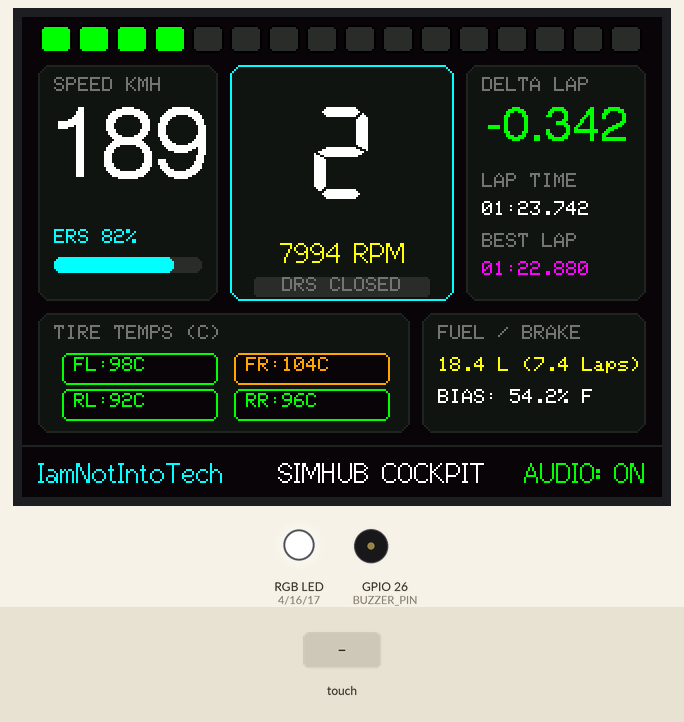
This program was run on a simulated ESP32. Shown: 320×240 colour display, an RGB LED mixed from three pins (HIGH = lit), buzzer (waves = sounding). The inputs (shaded band) are chosen by the test bench. Random numbers use the default seed unless the program sets one.

Above: at 2.5 s.
2.6 s: touch panel pressed at 13 % / 10 % of its raw x / y range
At 2.85 s:
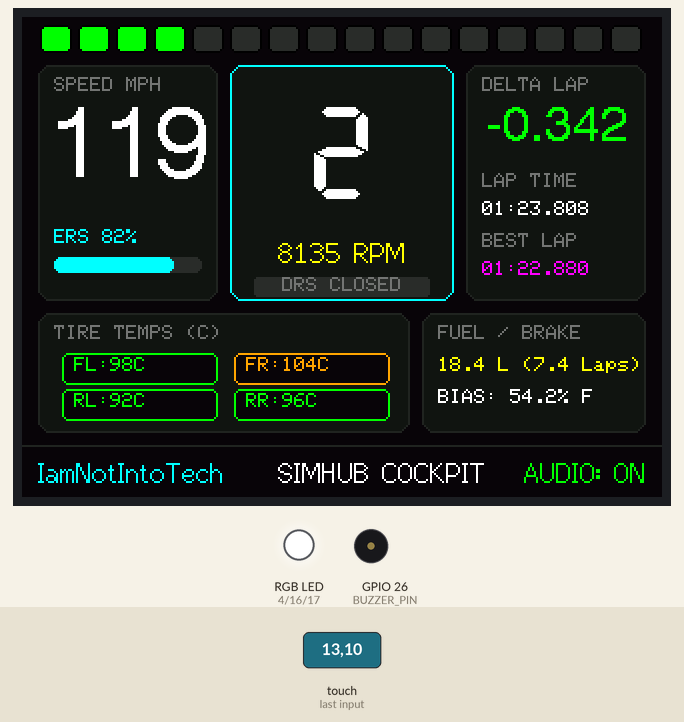
5.2 s: touch panel pressed at 13 % / 90 % of its raw x / y range
At 5.48 s:
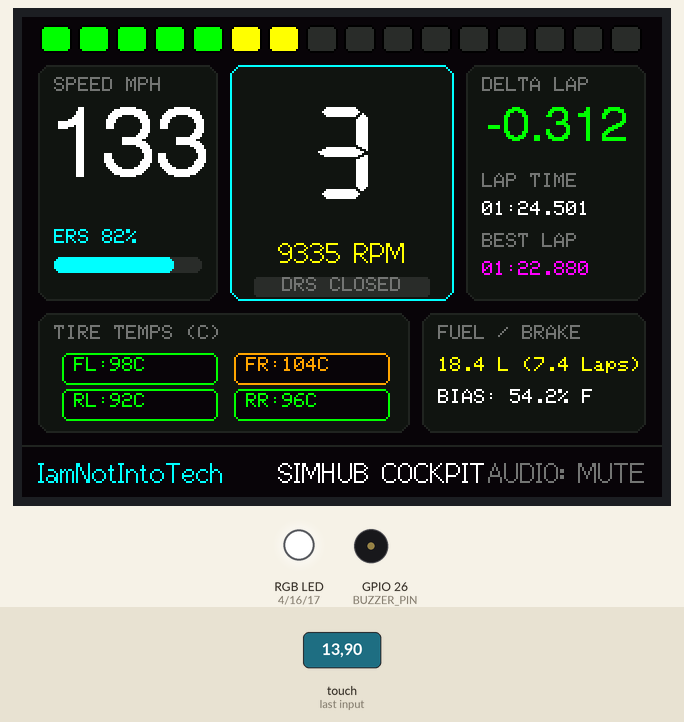
7.8 s: touch panel pressed at 38 % / 90 % of its raw x / y range
At 8.91 s:
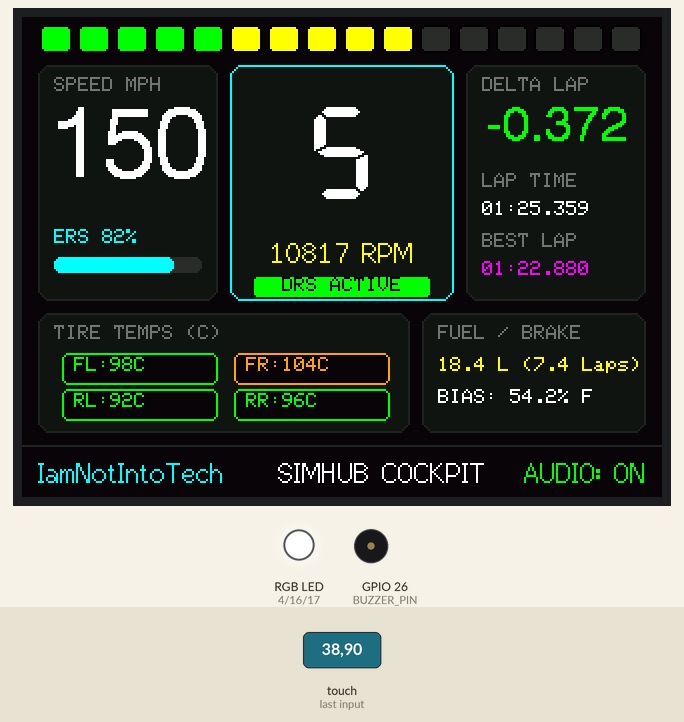
10.8 s: touch panel pressed at 38 % / 10 % of its raw x / y range
At 11.3 s:
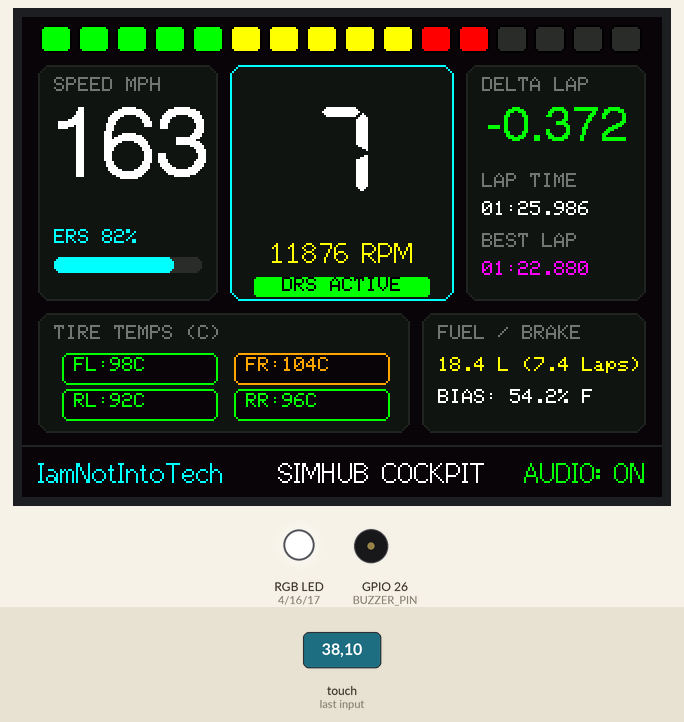
13.8 s: touch panel pressed at 62 % / 10 % of its raw x / y range
At 14.3 s:
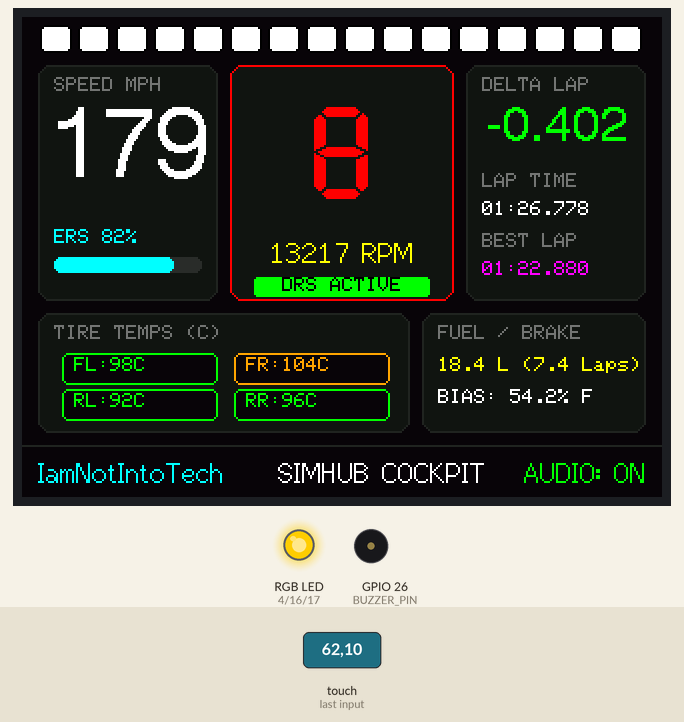
16.8 s: touch panel pressed at 38 % / 30 % of its raw x / y range
At 17.3 s:
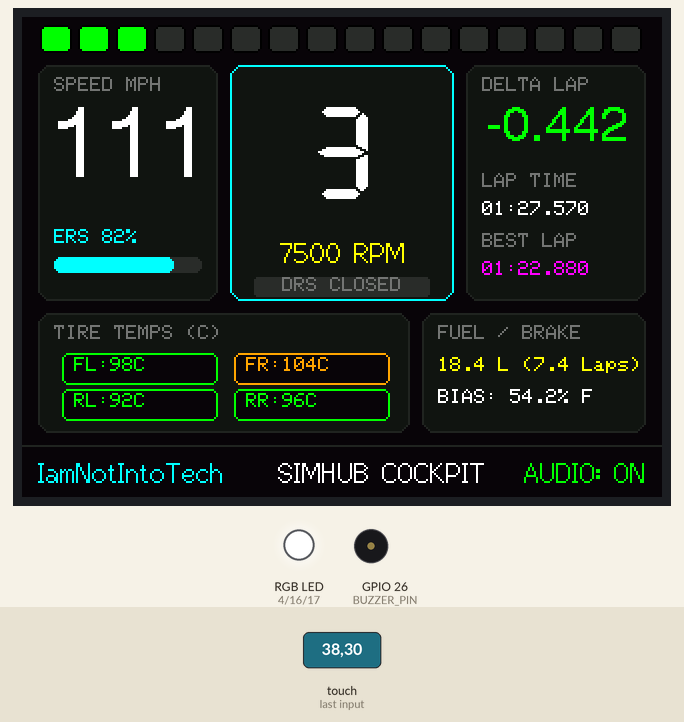
Timing chart, 0 to 19.3 s (numbered marks = the images above; inputs shaded):
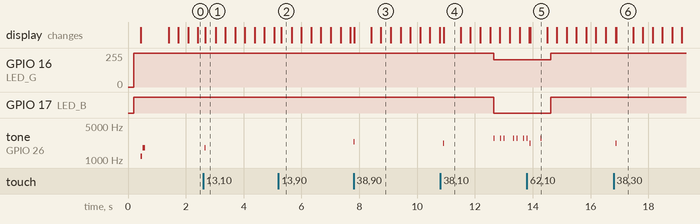

Measured:
- after the input at 2.6 s, tone on GPIO 26 (BUZZER_PIN): silent → 1800 Hz after 0.06 s, → silent 0.01 s later
- after the input at 7.8 s, tone on GPIO 26 (BUZZER_PIN): silent → 2400 Hz at once, → silent 0.02 s later
- after the input at 16.8 s, tone on GPIO 26 (BUZZER_PIN): silent → 2200 Hz after 0.07 s, → silent 0.03 s later
- what the display in image 4 shows lasts 0.6 s, from 10.9 s to 11.5 s

The program:

main.cpp
```cpp
// =========================================================================
//  Project 60 — CYD SimHub Racing Cockpit Telemetry HUD
//  Cheap Yellow Display (ESP32-2432S028R)
//
//  📺 Tutorial:  https://youtube.com/@IamNotIntoTech
//  🖨️ Enclosure: https://youtube.com/@Makerrdesigns
//
//  Branding: IamNotIntoTech
// =========================================================================

#include <Arduino.h>
#include <TFT_eSPI.h>
#include <XPT2046_Touchscreen.h>
#include <SPI.h>
#include <ArduinoJson.h>

// =========================================================================
//  HARDWARE PINS & CALIBRATION (CYD 2.8" ESP32-2432S028R)
// =========================================================================
#define TOUCH_CS   33
#define TOUCH_CLK  25
#define TOUCH_MISO 39
#define TOUCH_MOSI 32
#define TOUCH_IRQ  36

#define LED_R      4
#define LED_G      16
#define LED_B      17

#define BUZZER_PIN 26
#define LDR_PIN    34

#define TS_MIN_X 240
#define TS_MAX_X 3800
#define TS_MIN_Y 240
#define TS_MAX_Y 3800

// 16-bit 565 Colors
#define C_BLACK       0x0000
#define C_WHITE       0xFFFF
#define C_BG          0x0821  // Deep obsidian slate
#define C_CARD        0x10A2  // Carbon card background
#define C_CARD_BORDER 0x2124
#define C_GRAY        0x73AE
#define C_DARKGRAY    0x2965
#define C_GREEN       0x07E0  // Shift Green
#define C_YELLOW      0xFFE0  // Shift Yellow
#define C_RED         0xF800  // Shift Red
#define C_BLUE        0x03FF  // Redline Strobe Blue
#define C_CYAN        0x07FF
#define C_MAGENTA     0xF81F
#define C_ORANGE      0xFD20

TFT_eSPI tft = TFT_eSPI();
SPIClass touchSPI(HSPI);
XPT2046_Touchscreen touch(TOUCH_CS, TOUCH_IRQ);

// =========================================================================
//  TELEMETRY & VEHICLE STATE
// =========================================================================
int currentGear = 6;       // 0: N, -1: R, 1..8
int currentRpm = 11450;
const int MAX_RPM = 13500;
const int REDLINE_RPM = 12600;
int currentSpeed = 248;    // KM/H
bool useMph = false;
bool shiftToneEnabled = true;

// Lap Timings
float deltaSeconds = -0.342; // Negative = faster (green), positive = slower (red)
int lapMinutes = 1;
int lapSeconds = 23;
int lapMillis = 412;
int bestLapMinutes = 1;
int bestLapSeconds = 22;
int bestLapMillis = 880;

// Tires & Vehicle
int tireTempFL = 98;
int tireTempFR = 104;
int tireTempRL = 92;
int tireTempRR = 96;
float fuelLiters = 18.4;
int ersBatteryPct = 82;
bool drsAvailable = true;
bool drsActive = true;

// Simulation loop variables
float simPhase = 0;
unsigned long lastFrameTime = 0;

// =========================================================================
//  SOUND & LED OUTPUT
// =========================================================================
void playBeep(int freq = 2000, int ms = 15) {
    if (!shiftToneEnabled) return;
    tone(BUZZER_PIN, freq, ms);
}

void setRGB(uint8_t r, uint8_t g, uint8_t b) {
    analogWrite(LED_R, 255 - r);
    analogWrite(LED_G, 255 - g);
    analogWrite(LED_B, 255 - b);
}

// =========================================================================
//  SHIFT LIGHT BAR (16 LED SEGMENTS ACROSS TOP)
// =========================================================================
void drawShiftLightBar() {
    int totalLeds = 16;
    int ledW = 16;
    int ledH = 14;
    int spacing = 3;
    int startX = (320 - (totalLeds * (ledW + spacing) - spacing)) / 2;
    int startY = 4;

    int activeLeds = map(currentRpm, 6000, MAX_RPM, 0, totalLeds);
    activeLeds = constrain(activeLeds, 0, totalLeds);
    bool isRedlining = (currentRpm >= REDLINE_RPM);

    for (int i = 0; i < totalLeds; i++) {
        int x = startX + (i * (ledW + spacing));
        uint16_t col = C_DARKGRAY;

        if (isRedlining) {
            // Flash all LEDs blue/white strobe
            col = ((millis() / 60) % 2 == 0) ? C_BLUE : C_WHITE;
        } else if (i < activeLeds) {
            if (i < 5) col = C_GREEN;
            else if (i < 10) col = C_YELLOW;
            else if (i < 14) col = C_RED;
            else col = C_BLUE;
        }

        tft.fillRoundRect(x, startY, ledW, ledH, 3, col);
        tft.drawRoundRect(x, startY, ledW, ledH, 3, C_BLACK);
    }

    // Hardware shift strobe
    if (isRedlining) {
        setRGB(0, 50, 255);
        if ((millis() / 80) % 2 == 0) playBeep(2800, 15);
    } else {
        setRGB(0, 0, 0);
    }
}

// =========================================================================
//  COCKPIT PANELS
// =========================================================================
void drawSpeedometer() {
    int sx = 8;
    int sy = 24;
    int sw = 90;
    int sh = 118;

    tft.fillRoundRect(sx, sy, sw, sh, 6, C_CARD);
    tft.drawRoundRect(sx, sy, sw, sh, 6, C_CARD_BORDER);

    // Speed display
    tft.setTextColor(C_GRAY, C_CARD);
    tft.setTextDatum(TL_DATUM);
    tft.drawString(useMph ? "SPEED MPH" : "SPEED KMH", sx + 8, sy + 6, 1);

    int dispSpeed = useMph ? (int)(currentSpeed * 0.621371) : currentSpeed;
    char spdBuf[16];
    snprintf(spdBuf, sizeof(spdBuf), "%d", dispSpeed);

    tft.setTextColor(C_WHITE, C_CARD);
    tft.setTextDatum(MC_DATUM);
    tft.drawString(spdBuf, sx + (sw / 2), sy + 44, 6);

    // ERS Battery Bar (bottom of speed card)
    tft.setTextColor(C_CYAN, C_CARD);
    tft.setTextDatum(TL_DATUM);
    char ersBuf[16];
    snprintf(ersBuf, sizeof(ersBuf), "ERS %d%%", ersBatteryPct);
    tft.drawString(ersBuf, sx + 8, sy + 82, 1);

    tft.fillRoundRect(sx + 8, sy + 96, sw - 16, 8, 3, C_DARKGRAY);
    int ersFill = (ersBatteryPct * (sw - 16)) / 100;
    tft.fillRoundRect(sx + 8, sy + 96, ersFill, 8, 3, C_CYAN);
}

void drawGearBox() {
    int gx = 104;
    int gy = 24;
    int gw = 112;
    int gh = 118;

    tft.fillRoundRect(gx, gy, gw, gh, 6, C_CARD);
    tft.drawRoundRect(gx, gy, gw, gh, 6, currentRpm >= REDLINE_RPM ? C_RED : C_CYAN);

    // Large Current Gear numeral
    char gearChar[4] = "N";
    if (currentGear == -1) snprintf(gearChar, sizeof(gearChar), "R");
    else if (currentGear == 0) snprintf(gearChar, sizeof(gearChar), "N");
    else snprintf(gearChar, sizeof(gearChar), "%d", currentGear);

    tft.setTextColor(currentRpm >= REDLINE_RPM ? C_RED : C_WHITE, C_CARD);
    tft.setTextDatum(MC_DATUM);
    tft.drawString(gearChar, gx + (gw / 2), gy + 44, 7);

    // RPM readout
    char rpmBuf[24];
    snprintf(rpmBuf, sizeof(rpmBuf), "%d RPM", currentRpm);
    tft.setTextColor(C_YELLOW, C_CARD);
    tft.drawString(rpmBuf, gx + (gw / 2), gy + 94, 2);

    // DRS / Status Tag
    if (drsActive) {
        tft.fillRoundRect(gx + 12, gy + 106, gw - 24, 10, 2, C_GREEN);
        tft.setTextColor(C_BLACK, C_GREEN);
        tft.drawString("DRS ACTIVE", gx + (gw / 2), gy + 110, 1);
    } else {
        tft.fillRoundRect(gx + 12, gy + 106, gw - 24, 10, 2, C_DARKGRAY);
        tft.setTextColor(C_GRAY, C_DARKGRAY);
        tft.drawString("DRS CLOSED", gx + (gw / 2), gy + 110, 1);
    }
}

void drawDeltaPanel() {
    int dx = 222;
    int dy = 24;
    int dw = 90;
    int dh = 118;

    tft.fillRoundRect(dx, dy, dw, dh, 6, C_CARD);
    tft.drawRoundRect(dx, dy, dw, dh, 6, C_CARD_BORDER);

    // Delta Lap Time Box
    tft.setTextColor(C_GRAY, C_CARD);
    tft.setTextDatum(TL_DATUM);
    tft.drawString("DELTA LAP", dx + 8, dy + 6, 1);

    bool isFaster = (deltaSeconds <= 0);
    uint16_t dCol = isFaster ? C_GREEN : C_RED;
    char deltaBuf[24];
    snprintf(deltaBuf, sizeof(deltaBuf), "%s%.3f", isFaster ? "-" : "+", fabs(deltaSeconds));

    tft.setTextColor(dCol, C_CARD);
    tft.setTextDatum(MC_DATUM);
    tft.drawString(deltaBuf, dx + (dw / 2), dy + 32, 4);

    // Current Lap Time
    tft.setTextColor(C_GRAY, C_CARD);
    tft.setTextDatum(TL_DATUM);
    tft.drawString("LAP TIME", dx + 8, dy + 54, 1);

    char lapBuf[24];
    snprintf(lapBuf, sizeof(lapBuf), "%02d:%02d.%03d", lapMinutes, lapSeconds, lapMillis);
    tft.setTextColor(C_WHITE, C_CARD);
    tft.drawString(lapBuf, dx + 8, dy + 68, 1);

    // Best Lap
    tft.setTextColor(C_GRAY, C_CARD);
    tft.drawString("BEST LAP", dx + 8, dy + 84, 1);
    char bestBuf[24];
    snprintf(bestBuf, sizeof(bestBuf), "%02d:%02d.%03d", bestLapMinutes, bestLapSeconds, bestLapMillis);
    tft.setTextColor(C_MAGENTA, C_CARD);
    tft.drawString(bestBuf, dx + 8, dy + 98, 1);
}

// Helper to color-code tire temperature
uint16_t getTireColor(int temp) {
    if (temp < 80) return C_BLUE;         // Cold
    if (temp <= 100) return C_GREEN;      // Optimum
    if (temp <= 110) return C_ORANGE;     // Hot
    return C_RED;                         // Overheating
}

void drawTireTelemetry() {
    int tx = 8;
    int ty = 148;
    int tw = 186;
    int th = 60;

    tft.fillRoundRect(tx, ty, tw, th, 6, C_CARD);
    tft.drawRoundRect(tx, ty, tw, th, 6, C_CARD_BORDER);

    tft.setTextColor(C_GRAY, C_CARD);
    tft.setTextDatum(TL_DATUM);
    tft.drawString("TIRE TEMPS (C)", tx + 8, ty + 6, 1);

    // 4 Tire Badges
    const char* tLabels[4] = { "FL", "FR", "RL", "RR" };
    int tVals[4] = { tireTempFL, tireTempFR, tireTempRL, tireTempRR };
    int tCoords[4][2] = {
        { tx + 12, ty + 20 },
        { tx + 98, ty + 20 },
        { tx + 12, ty + 38 },
        { tx + 98, ty + 38 }
    };

    for (int i = 0; i < 4; i++) {
        uint16_t tc = getTireColor(tVals[i]);
        tft.fillRoundRect(tCoords[i][0], tCoords[i][1], 78, 16, 3, C_BG);
        tft.drawRoundRect(tCoords[i][0], tCoords[i][1], 78, 16, 3, tc);
        tft.setTextColor(tc, C_BG);
        tft.setTextDatum(TL_DATUM);
        char tb[16];
        snprintf(tb, sizeof(tb), "%s:%dC", tLabels[i], tVals[i]);
        tft.drawString(tb, tCoords[i][0] + 6, tCoords[i][1] + 2, 1);
    }
}

void drawFuelAndBias() {
    int fx = 200;
    int fy = 148;
    int fw = 112;
    int fh = 60;

    tft.fillRoundRect(fx, fy, fw, fh, 6, C_CARD);
    tft.drawRoundRect(fx, fy, fw, fh, 6, C_CARD_BORDER);

    tft.setTextColor(C_GRAY, C_CARD);
    tft.setTextDatum(TL_DATUM);
    tft.drawString("FUEL / BRAKE", fx + 8, fy + 6, 1);

    // Fuel remaining
    char fBuf[24];
    snprintf(fBuf, sizeof(fBuf), "%.1f L (7.4 Laps)", fuelLiters);
    tft.setTextColor(C_YELLOW, C_CARD);
    tft.drawString(fBuf, fx + 8, fy + 22, 1);

    // Brake bias
    tft.setTextColor(C_WHITE, C_CARD);
    tft.drawString("BIAS: 54.2% F", fx + 8, fy + 38, 1);
}

void drawFooter() {
    int by = 214;
    tft.fillRect(0, by, 320, 26, C_BG);
    tft.drawFastHLine(0, by, 320, C_CARD_BORDER);

    // Brand and circuit name
    tft.setTextColor(C_CYAN, C_BG);
    tft.setTextDatum(TL_DATUM);
    tft.drawString("IamNotIntoTech", 8, by + 6, 2);

    tft.setTextColor(C_WHITE, C_BG);
    tft.drawString("SIMHUB COCKPIT", 128, by + 6, 2);

    tft.setTextColor(shiftToneEnabled ? C_GREEN : C_GRAY, C_BG);
    tft.setTextDatum(TR_DATUM);
    tft.drawString(shiftToneEnabled ? "AUDIO: ON" : "AUDIO: MUTE", 312, by + 6, 2);
}

// =========================================================================
//  SIMULATION TELEMETRY ENGINE
// =========================================================================
void updateSimulation() {
    simPhase += 0.08;

    // RPM acceleration & shifting wave
    int cycle = (int)(simPhase * 10) % 100;
    if (cycle < 85) {
        currentRpm = map(cycle, 0, 85, 7500, MAX_RPM);
        currentSpeed = map(cycle, 0, 85, 180, 295);
        currentGear = (cycle / 15) + 2;
        currentGear = constrain(currentGear, 2, 8);
    } else {
        // Downshift & braking
        currentRpm = map(cycle, 85, 100, 11000, 7200);
        currentSpeed = map(cycle, 85, 100, 295, 175);
        currentGear = 3;
    }

    // Lap timer advancement
    lapMillis += 33;
    if (lapMillis >= 1000) {
        lapMillis -= 1000;
        lapSeconds++;
        if (lapSeconds >= 60) {
            lapSeconds = 0;
            lapMinutes++;
        }
        // Micro delta drift
        deltaSeconds += (random(-8, 9) / 100.0);
    }

    // DRS trigger on high speed
    drsActive = (currentSpeed > 240);
}

// =========================================================================
//  TOUCH INPUT HANDLING
// =========================================================================
void handleTouch() {
    if (!touch.touched()) return;

    TS_Point p = touch.getPoint();
    int tx = map(p.x, TS_MIN_X, TS_MAX_X, 0, 320);
    int ty = map(p.y, TS_MIN_Y, TS_MAX_Y, 0, 240);
    tx = constrain(tx, 0, 319);
    ty = constrain(ty, 0, 239);

    // 1. Audio Toggle (Footer Touch, Y > 210)
    if (ty >= 210) {
        shiftToneEnabled = !shiftToneEnabled;
        playBeep(2400, 20);
        drawFooter();
        delay(250);
        return;
    }

    // 2. Speed Unit Toggle (KM/H vs MPH, X: 8..98, Y: 24..140)
    if (tx >= 8 && tx <= 98 && ty >= 24 && ty <= 140) {
        useMph = !useMph;
        playBeep(1800, 15);
        drawSpeedometer();
        delay(250);
        return;
    }

    // 3. Gear Box Manual Override Tap (X: 104..216, Y: 24..140)
    if (tx >= 104 && tx <= 216 && ty >= 24 && ty <= 140) {
        currentGear = (currentGear + 1) % 9;
        playBeep(2200, 25);
        drawGearBox();
        delay(250);
        return;
    }
}

// =========================================================================
//  SETUP & MAIN LOOP
// =========================================================================
void setup() {
    Serial.begin(115200);
    delay(200);

    pinMode(LED_R, OUTPUT);
    pinMode(LED_G, OUTPUT);
    pinMode(LED_B, OUTPUT);
    pinMode(BUZZER_PIN, OUTPUT);
    pinMode(LDR_PIN, INPUT);

    setRGB(0, 0, 0);

    // Init Display & Touch
    tft.init();
    tft.setRotation(1); // Landscape 320x240
    tft.fillScreen(C_BG);

    touchSPI.begin(TOUCH_CLK, TOUCH_MISO, TOUCH_MOSI, TOUCH_CS);
    touch.begin(touchSPI);
    touch.setRotation(1);

    // Racing Boot Sequence
    tft.setTextColor(C_CYAN, C_BG);
    tft.setTextDatum(MC_DATUM);
    tft.drawString("IamNotIntoTech", 160, 80, 4);
    tft.setTextColor(C_YELLOW, C_BG);
    tft.drawString("SIMHUB COCKPIT TELEMETRY HUD", 160, 120, 2);
    tft.setTextColor(C_WHITE, C_BG);
    tft.drawString("Connecting to SimHub UDP Telemetry Bus...", 160, 150, 1);

    playBeep(1200, 50);
    delay(60);
    playBeep(1800, 80);
    delay(700);

    tft.fillScreen(C_BG);

    drawFooter();
}

void loop() {
    handleTouch();

    unsigned long now = millis();
    if (now - lastFrameTime >= 33) {
        lastFrameTime = now;

        updateSimulation();

        drawShiftLightBar();
        drawSpeedometer();
        drawGearBox();
        drawDeltaPanel();
        drawTireTelemetry();
        drawFuelAndBias();
    }

    delay(10);
}
```
